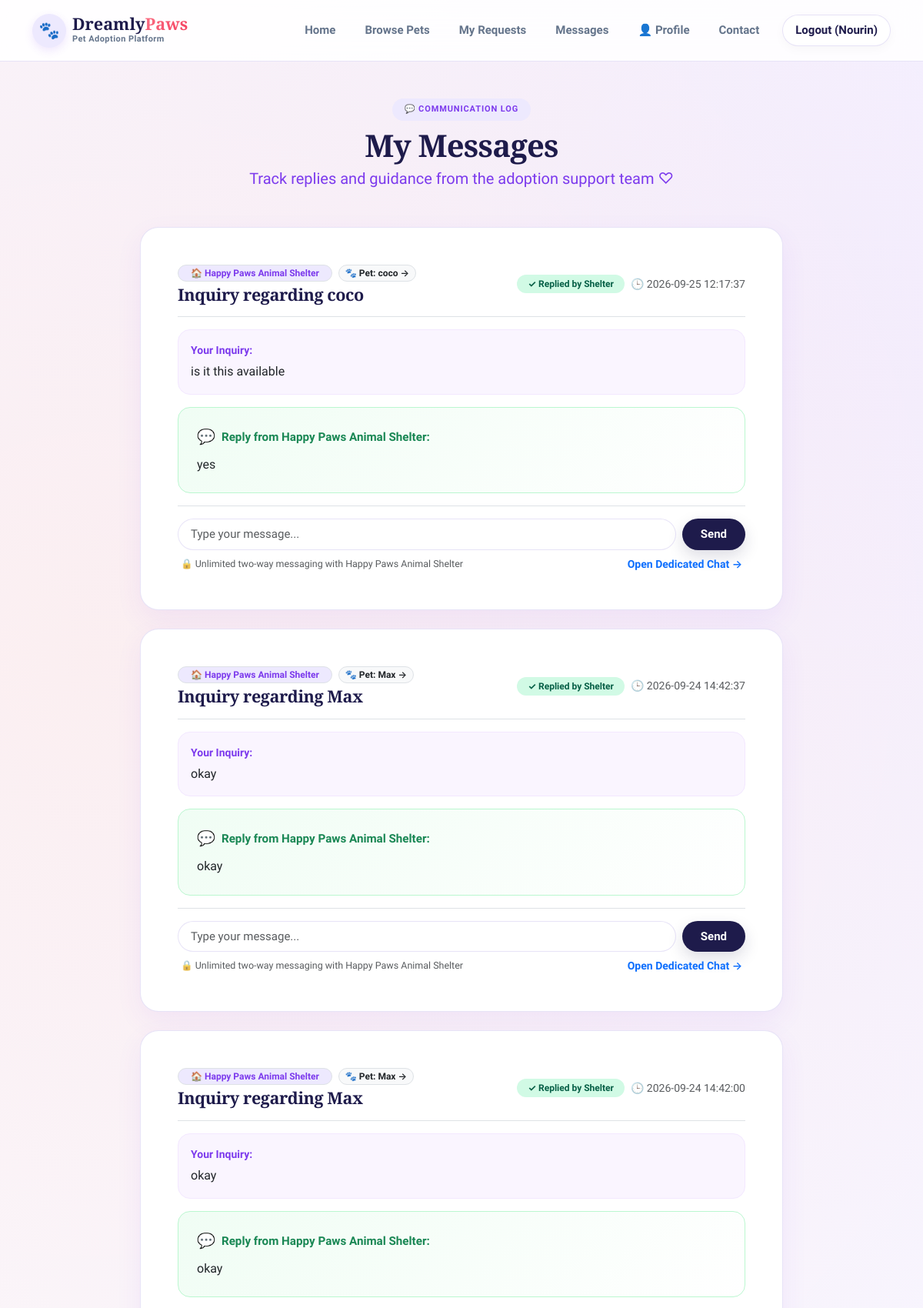
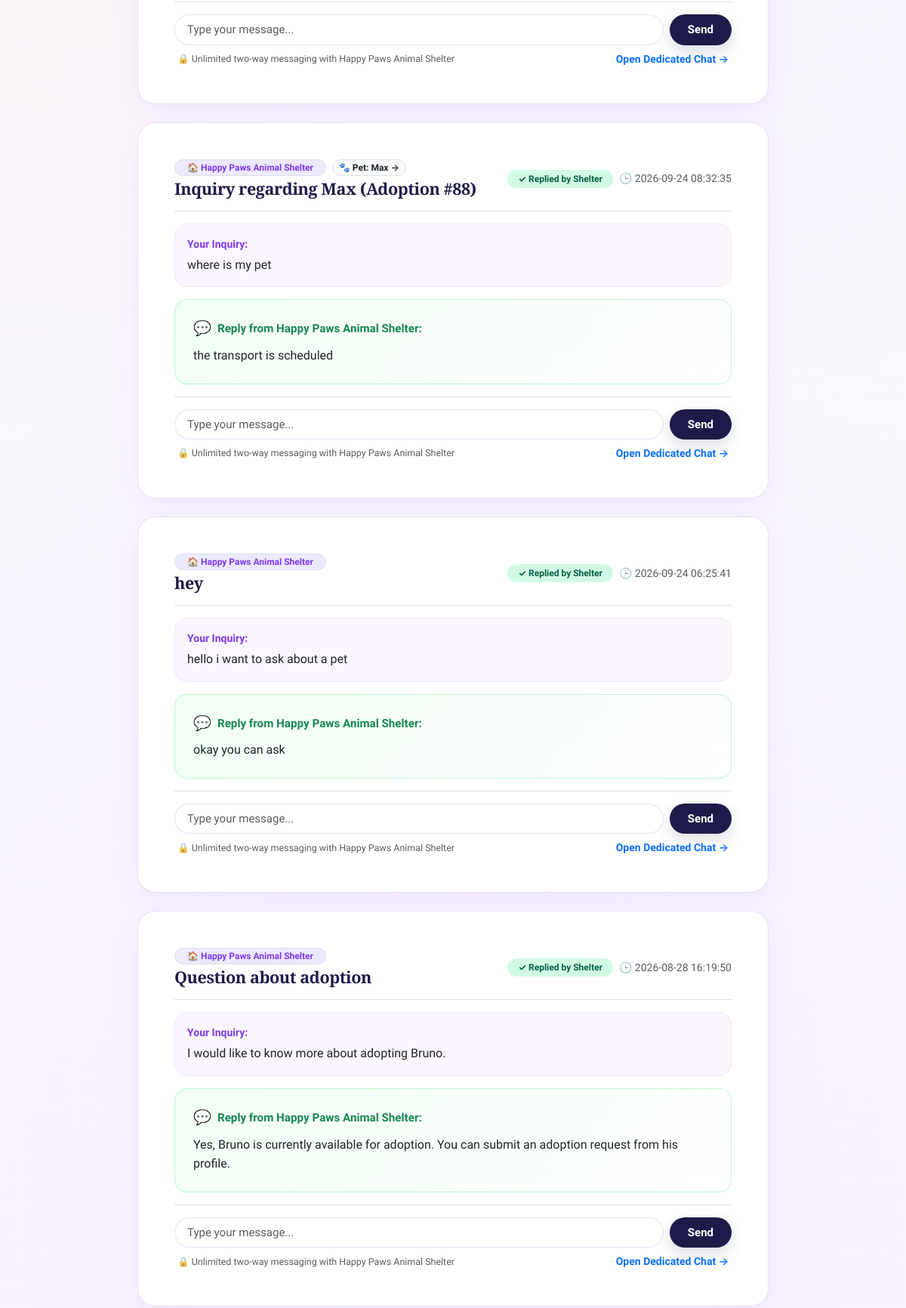
Page /my-messages (signed in, upper part) on the committed database (2 pictures, top to bottom).
### tables this page shows
CREATE TABLE messages(
            id INTEGER PRIMARY KEY AUTOINCREMENT,
            user_id INTEGER,
            name TEXT,
            email TEXT,
            subject TEXT,
            message TEXT,
            status TEXT DEFAULT 'Unread',
            reply TEXT,
            created_at TEXT
        , shelter_id INTEGER, pet_id INTEGER, conversation_id INTEGER, sender_id INTEGER, sender_type TEXT, sent_at TEXT, is_read INTEGER DEFAULT 0);

CREATE TABLE users(
        id INTEGER PRIMARY KEY AUTOINCREMENT,
        fullname TEXT,
        email TEXT,
        phone TEXT,
        address TEXT,
        password TEXT
    , role TEXT DEFAULT 'Adopter', account_status TEXT DEFAULT 'Pending');

CREATE TABLE pets(
        id INTEGER PRIMARY KEY AUTOINCREMENT,
        name TEXT,
        breed TEXT,
        age TEXT,
        gender TEXT,
        vaccinated TEXT,
        description TEXT,
        image TEXT
    , status TEXT DEFAULT 'Available', shelter_id INTEGER);

### app.py (the view)
@app.route('/my-messages')
def my_messages():
    if 'user' not in session:
        return redirect(url_for('login'))
    user_id = session.get('user_id')
    conn = sqlite3.connect("database.db")
    cursor = conn.cursor()
    cursor.execute("SELECT email FROM users WHERE id = ?", (user_id,))
    u_row = cursor.fetchone()
    user_email = u_row[0] if u_row else None
    cursor.execute("""
        SELECT
            c.id,
            c.adopter_id,
            c.shelter_id,
            c.pet_id,
            c.created_at,
            c.updated_at,
            c.status,
            u.fullname AS shelter_name,
            u.email AS shelter_email,
            u.phone AS shelter_phone,
            p.name AS pet_name,
            p.breed AS pet_breed,
            p.image AS pet_image
        FROM conversations c
        LEFT JOIN users u ON c.shelter_id = u.id
        LEFT JOIN pets p ON c.pet_id = p.id
        WHERE c.adopter_id = ?
        ORDER BY c.updated_at DESC
    """, (user_id,))
    conv_rows = cursor.fetchall()
    conversations = []
    for c_row in conv_rows:
        cid = c_row[0]
        cursor.execute("""
            SELECT
                m.id,
                m.sender_id,
                m.sender_type,
                m.message,
                m.sent_at,
                m.is_read,
                COALESCE(u.fullname, m.name, m.sender_type) AS sender_name
            FROM messages m
            LEFT JOIN users u ON m.sender_id = u.id
            WHERE m.conversation_id = ?
            ORDER BY m.id ASC
        """, (cid,))
        c_msgs = cursor.fetchall()
        latest_reply = None
        has_reply = False
        unread_count = 0
        for m in c_msgs:
            if m[2] == 'Shelter':
                has_reply = True
                latest_reply = m[3]
                if m[5] == 0:
                    unread_count += 1
        conversations.append({
            'id': c_row[0],
            'adopter_id': c_row[1],
            'shelter_id': c_row[2],
            'pet_id': c_row[3],
            'created_at': c_row[4],
            'updated_at': c_row[5],
            'status': c_row[6],
            'shelter_name': c_row[7] or 'Verified Shelter',
            'shelter_email': c_row[8] or '',
            'shelter_phone': c_row[9] or '',
            'pet_name': c_row[10],
            'pet_breed': c_row[11],
            'pet_image': c_row[12],
            'messages': c_msgs,
            'latest_reply': latest_reply,
            'has_reply': has_reply,
            'unread_count': unread_count
        })
    cursor.execute("""
        SELECT
            m.id,
            m.name,
            m.email,
            m.subject,
            m.message,
            m.status,
            m.reply,
            m.created_at,
            m.shelter_id,
            u.fullname AS shelter_name,
            m.pet_id,
            p.name AS pet_name,
            p.image AS pet_image,
            m.conversation_id
        FROM messages m
        LEFT JOIN users u ON m.shelter_id = u.id
        LEFT JOIN pets p ON m.pet_id = p.id
        WHERE (m.user_id = ? OR (m.user_id IS NULL AND m.email = ?)) AND (m.sender_type IS NULL OR m.sender_type = 'Adopter')
        ORDER BY m.id DESC
    """, (user_id, user_email))
    raw_user_messages = cursor.fetchall()
    user_messages = []
    for r in raw_user_messages:
        r_list = list(r)
        if not r_list[6] and r_list[13]:
            cursor.execute("""
                SELECT message FROM messages
                WHERE conversation_id = ? AND sender_type = 'Shelter'
                ORDER BY id DESC LIMIT 1
            """, (r_list[13],))
            rep_row = cursor.fetchone()
            if rep_row:
                r_list[6] = rep_row[0]
                r_list[5] = 'Read'
        user_messages.append(r_list)
    conn.close()
    return render_template("my_messages.html", messages=user_messages, conversations=conversations)

### templates/my_messages.html (shortened to what this page needs)
<!DOCTYPE html>
<html lang="en">
<head>
    <link href="https://cdn.jsdelivr.net/npm/bootstrap@5.3.3/dist/css/bootstrap.min.css" rel="stylesheet">
    <link rel="stylesheet" href="{{ url_for('static', filename='css/dreamly_theme.css') }}">
</head>
<body>
{% include 'navbar.html' %}
<div class="container py-5" style="max-width: 860px;">
    <div class="text-center mb-5">
        <div class="pill-tag mb-2">
            <span>💬 Communication Log</span>
        </div>
        <h1 class="dreamly-serif mb-1" style="font-size: 2.5rem;">
            My <span class="dreamly-gradient-text">Messages</span>
        </h1>
        <p class="hand-note" style="color: #7c3aed; font-size: 1.25rem;">
            Track replies and guidance from the adoption support team ♡
        </p>
    </div>
    {% if messages %}
        <div class="d-flex flex-column gap-4 mb-5">
            {% for msg in messages %}
            <div class="dreamly-card p-4 p-md-5">
                <div class="d-flex flex-column flex-sm-row justify-content-between align-items-sm-center gap-2 mb-3 pb-3 border-bottom">
                    <div>
                        <div class="d-flex align-items-center gap-2 mb-1 flex-wrap">
                            <span class="badge bg-purple-subtle text-purple border fw-bold px-3 py-1 rounded-pill">
                                🏠 {{ msg[9] if msg[9] else 'Verified Shelter' }}
                            </span>
                            {% if msg[11] %}
                            <a href="{{ url_for('pet_details', pet_id=msg[10]) }}" class="badge bg-light text-dark border text-decoration-none fw-semibold px-2 py-1 rounded-pill">
                                🐾 Pet: <strong>{{ msg[11] }}</strong> →
                            </a>
                            {% endif %}
                        </div>
                        <h4 class="dreamly-serif mb-0" style="font-size: 1.35rem; color: #1e1b4b;">
                            {{ msg[3] }}
                        </h4>
                    </div>
                    <div class="d-flex align-items-center gap-2 flex-shrink-0">
                        {% if msg[6] %}
                            <span class="badge" style="background: #d1fae5; color: #065f46; border-radius: 9999px; font-weight: 700; padding: 6px 14px;">
                                ✓ Replied by Shelter
                            </span>
                        {% else %}
                            <span class="badge" style="background: #fef3c7; color: #b45309; border-radius: 9999px; font-weight: 700; padding: 6px 14px;">
                                ⏳ Pending Shelter Reply
                            </span>
                        {% endif %}
                        <span class="text-muted small">🕒 {{ msg[7] }}</span>
                    </div>
                </div>
                <div class="p-3 rounded-4 mb-3" style="background: #faf5ff; border: 1px solid #f3e8ff;">
                    <div class="text-muted small fw-bold mb-1" style="color: #7c3aed !important;">Your Inquiry:</div>
                    <p class="mb-0 text-dark" style="line-height: 1.6;">
                        {{ msg[4] }}
                    </p>
                </div>
                {% if msg[6] %}
                    <div class="p-4 rounded-4 mb-3" style="background: linear-gradient(135deg, #f0fdf4 0%, #ffffff 100%); border: 1px solid #bbf7d0;">
                        <div class="d-flex align-items-center gap-2 mb-1">
                            <span style="font-size: 1.2rem;">💬</span>
                            <strong class="text-success" style="font-size: 0.95rem;">Reply from {{ msg[9] if msg[9] else 'Shelter' }}:</strong>
                        </div>
                        <p class="mb-0 mt-2 text-dark" style="line-height: 1.6;">
                            {{ msg[6] }}
                        </p>
                    </div>
                {% else %}
                    <div class="p-3 rounded-4 text-center mb-3" style="background: #f8fafc; border: 1px dashed #cbd5e1;">
                        <span class="text-muted small">
                            ⏳ {{ msg[9] if msg[9] else 'The shelter' }} has received your inquiry and will reply directly here soon.
                        </span>
                    </div>
                {% endif %}
                {% if msg[13] %}
                <div class="pt-3 border-top">
                    <form method="POST" action="{{ url_for('send_conversation_message', conversation_id=msg[13]) }}">
                        <div class="d-flex gap-2">
                            <input
                                type="text"
                                name="message"
                                class="form-control rounded-pill px-3 py-2"
                                placeholder="Type your message..."
                                required
                                minlength="2"
                                maxlength="2000"
                            >
                            <button type="submit" class="btn btn-dark-pill px-4 py-2 fw-semibold flex-shrink-0">
                                Send
                            </button>
                        </div>
                        <div class="d-flex justify-content-between align-items-center mt-2 px-1">
                            <span class="text-muted small" style="font-size: 0.78rem;">
                                🔒 Unlimited two-way messaging with {{ msg[9] if msg[9] else 'Shelter' }}
                            </span>
                            <a href="{{ url_for('view_conversation', conversation_id=msg[13]) }}" class="small fw-semibold text-purple text-decoration-none">
                                Open Dedicated Chat →
                            </a>
                        </div>
                    </form>
                </div>
                {% endif %}
            </div>
            {% endfor %}
        </div>
    {% endif %}
</div>
</body>
</html>

### static/css/dreamly_theme.css (style rules this page uses)
:root { --font-heading: 'Playfair Display', Georgia, 'Times New Roman', serif; --font-body: 'Plus Jakarta Sans', -apple-system, BlinkMacSystemFont, 'Segoe UI', Roboto, sans-serif; --font-hand: 'Caveat', cursive; --bg-base: #FAF8FE; --bg-surface: #FFFFFF; --bg-mesh: radial-gradient(circle at 10% 20%, rgba(255, 235, 230, 0.55) 0%, transparent 40%), radial-gradient(circle at 90% 10%, rgba(238, 230, 255, 0.65) 0%, transparent 45%), radial-gradient(circle at 50% 80%, rgba(243, 232, 255, 0.45) 0%, transparent 50%), #FAF8FE; --purple-primary: #7C3AED; --purple-hover: #6D28D9; --purple-soft: #EDE9FE; --purple-light: #F5F3FF; --purple-gradient: linear-gradient(135deg, #7C3AED 0%, #6366F1 100%); --coral-primary: #FB7185; --coral-soft: #FFE4E6; --coral-gradient: linear-gradient(135deg, #FB7185 0%, #F43F5E 100%); --dark-navy: #1E1B4B; --dark-navy-hover: #0F172A; --text-main: #1E1B4B; --text-muted: #64748B; --text-light: #94A3B8; --border-subtle: rgba(226, 220, 246, 0.8); --card-shadow: 0 12px 35px rgba(124, 58, 237, 0.07); --card-shadow-hover: 0 18px 45px rgba(124, 58, 237, 0.12); --radius-pill: 50px; --radius-card: 24px; --radius-sm: 14px; }
body { font-family: var(--font-body); background: var(--bg-mesh); color: var(--text-main); margin: 0; padding: 0; min-height: 100vh; display: flex; flex-direction: column; -webkit-font-smoothing: antialiased; }
h1, h2, h3, h4, .display-1, .display-2, .display-3, .display-4, .display-5, .display-6, .section-title h2, .dashboard-title, .page-title { font-family: var(--font-heading); color: var(--text-main); letter-spacing: -0.02em; font-weight: 700; }
.pill-tag { display: inline-block; background: var(--purple-soft); color: var(--purple-primary); padding: 6px 16px; border-radius: var(--radius-pill); font-size: 11px; font-weight: 700; letter-spacing: 0.08em; text-transform: uppercase; margin-bottom: 16px; }
.btn-dark-pill { background: var(--dark-navy); color: #ffffff !important; border: none; border-radius: var(--radius-pill); padding: 12px 28px; font-weight: 600; font-size: 15px; display: inline-flex; align-items: center; gap: 8px; transition: all 0.25s cubic-bezier(0.16, 1, 0.3, 1); box-shadow: 0 8px 20px rgba(30, 27, 75, 0.15); text-decoration: none; }
.dreamly-card, .card { background: var(--bg-surface); border: 1px solid var(--border-subtle) !important; border-radius: var(--radius-card) !important; box-shadow: var(--card-shadow) !important; transition: transform 0.25s cubic-bezier(0.16, 1, 0.3, 1), box-shadow 0.25s ease; }
.form-control, .form-select { border: 1.5px solid var(--border-subtle); border-radius: 14px; padding: 12px 18px; font-size: 15px; color: var(--text-main); background-color: #ffffff; transition: border-color 0.2s, box-shadow 0.2s; }
.badge { padding: 6px 14px; border-radius: var(--radius-pill); font-weight: 600; font-size: 12px; }
.bg-purple-subtle { background-color: var(--purple-soft) !important; color: var(--purple-primary) !important; }

### rows in the picture
messages: fullname "Happy Paws Animal Shelter", name "coco", subject "Inquiry regarding coco", shows "✓ Replied by Shelter", created_at "2026-09-25 12:17:37", message "is it this available", reply "yes"
messages: fullname "Happy Paws Animal Shelter", name "Max", subject "Inquiry regarding Max", shows "✓ Replied by Shelter", created_at "2026-09-24 14:42:37", message "okay", reply "okay"
users: fullname "Happy Paws Animal Shelter", fullname "Happy Paws Animal Shelter", fullname "Happy Paws Animal Shelter"
pets: name "Max"
messages: subject "Inquiry regarding Max", created_at "2026-09-24 14:42:00", message "okay"
messages: message "okay"
messages: fullname "Happy Paws Animal Shelter", name "Max", subject "Inquiry regarding Max (Adoption #88)", shows "✓ Replied by Shelter", created_at "2026-09-24 08:32:35", message "where is my pet", reply "the transport is scheduled"
messages: fullname "Happy Paws Animal Shelter", subject "hey", shows "✓ Replied by Shelter", created_at "2026-09-24 06:25:41", message "hello i want to ask about a pet", reply "okay you can ask"
messages: fullname "Happy Paws Animal Shelter", subject "Question about adoption", shows "✓ Replied by Shelter", created_at "2026-08-28 16:19:50", message "I would like to know more about adopting Bruno.", reply "Yes, Bruno is currently available for adoption. You can submit an adoption request from his profile."

### other values in the picture
{{ session.get('user', '') }} "Nourin"
